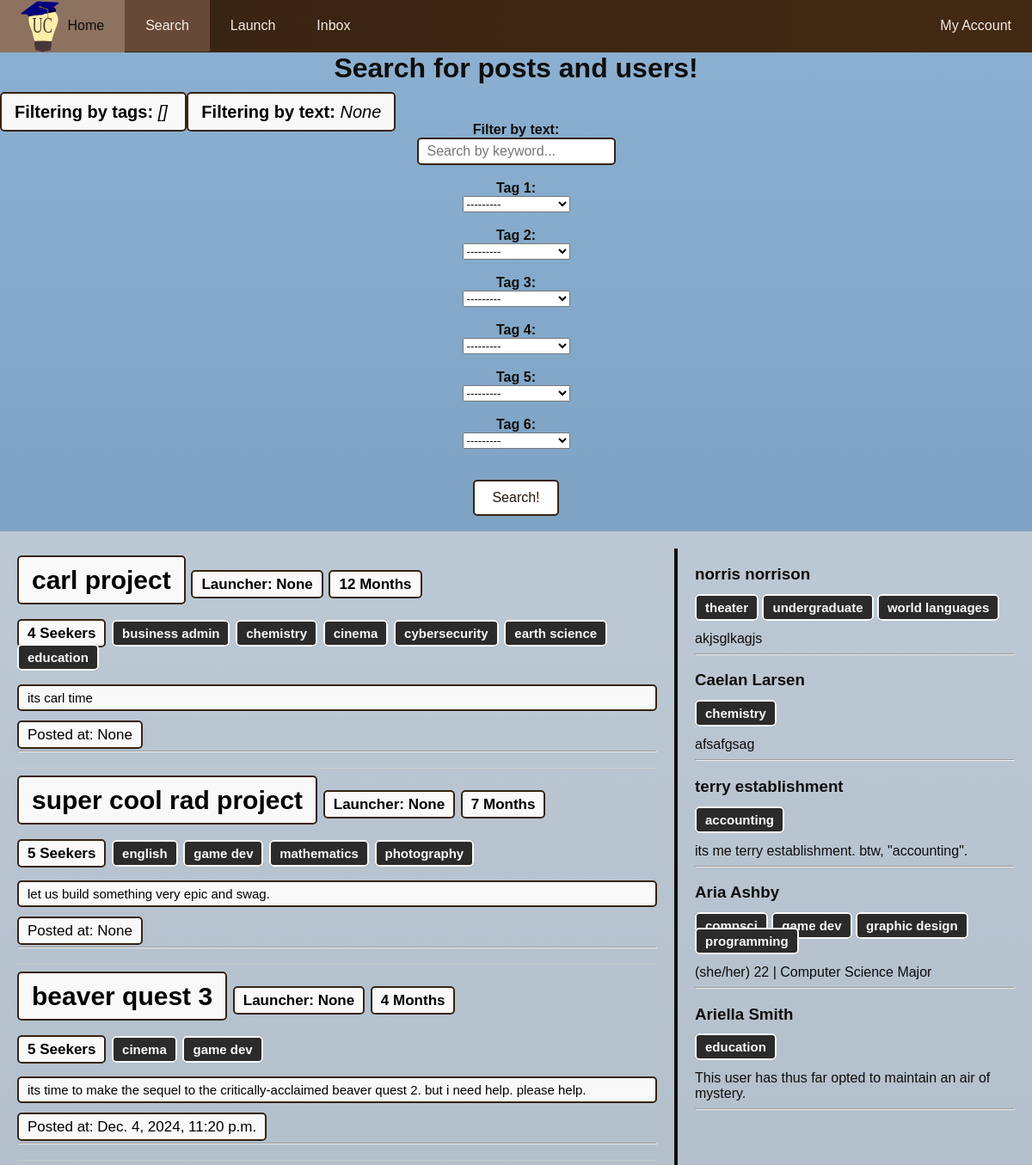
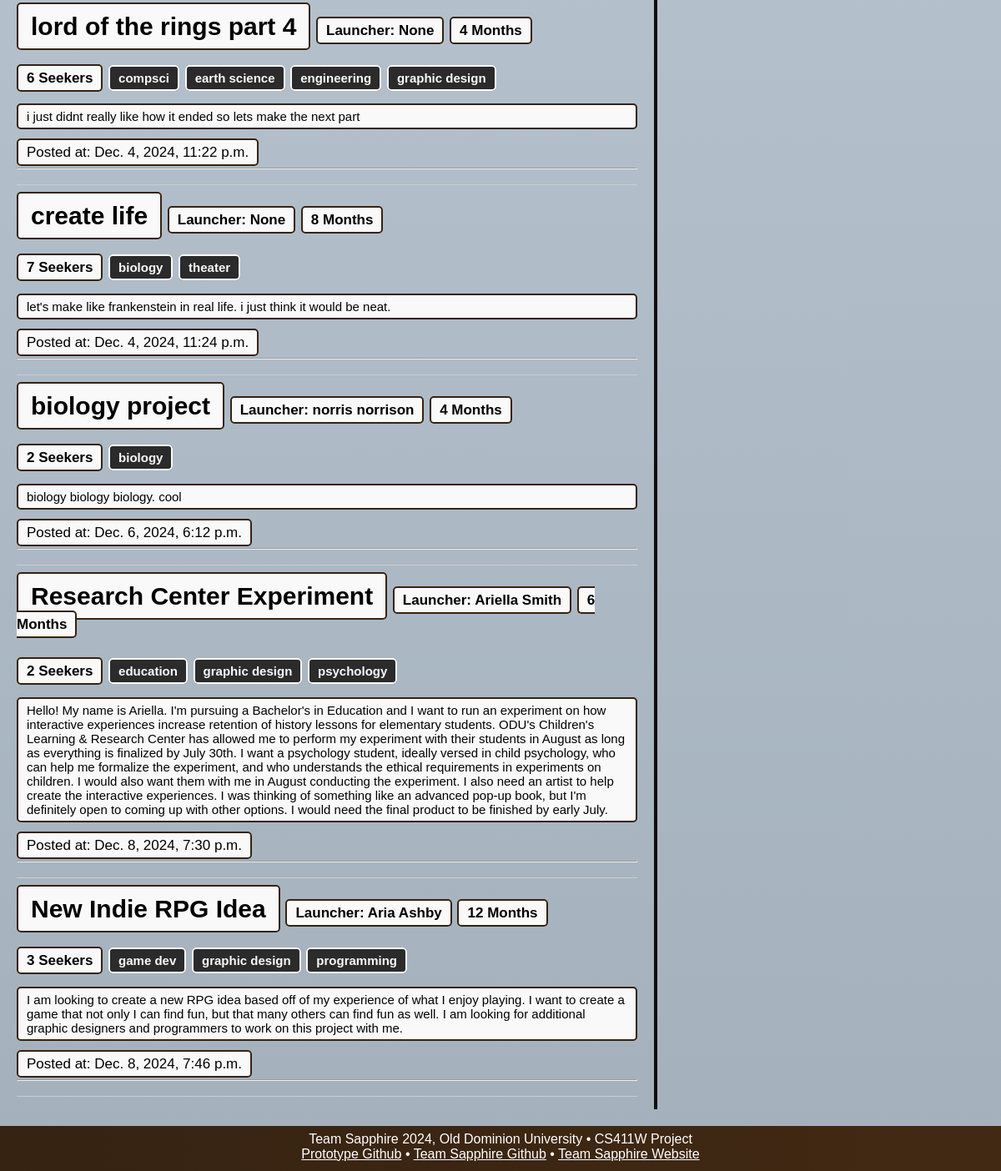
The page /search/ on the database as committed earlier (2 pictures, top to bottom).
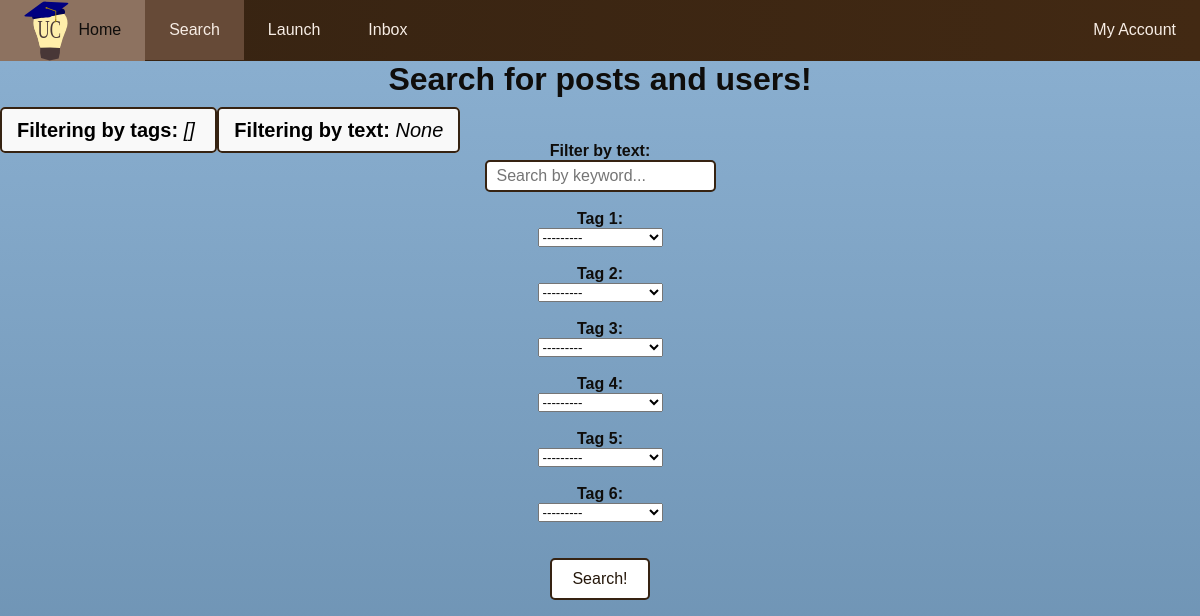
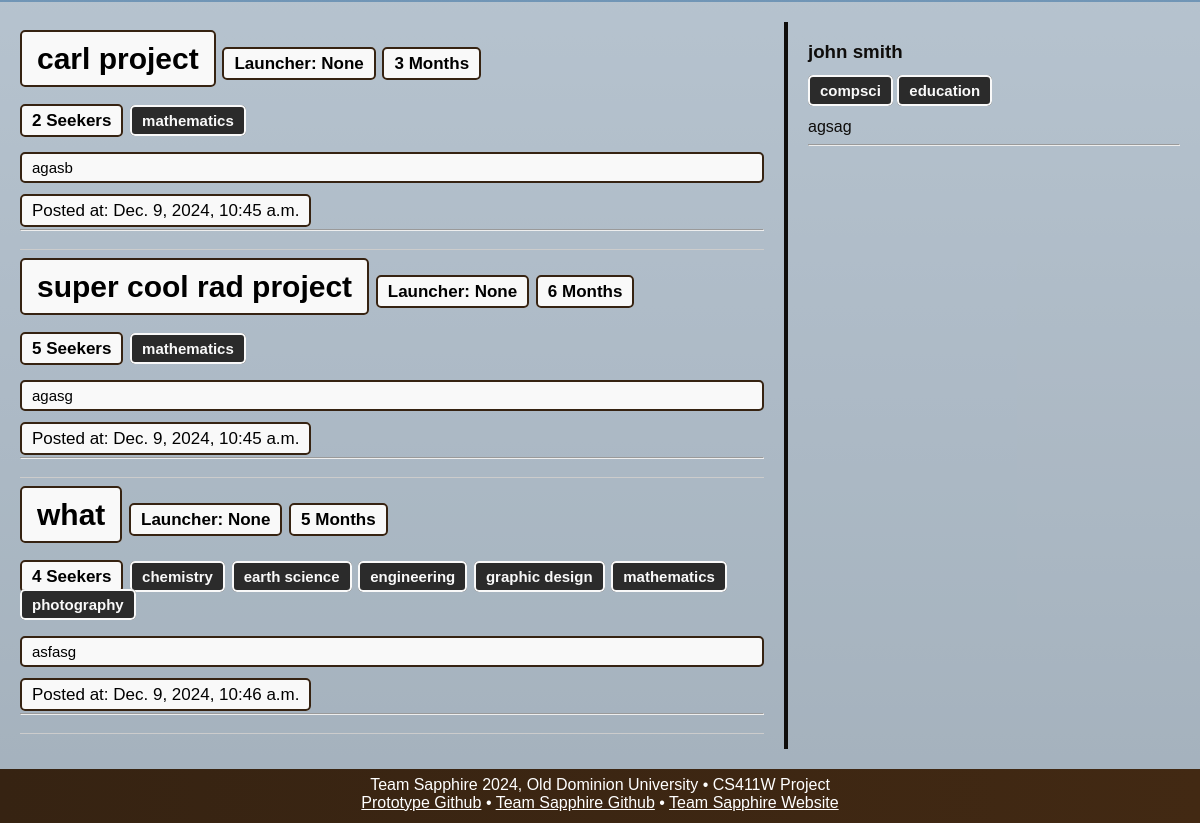
The same page on the database as committed later (2 pictures, top to bottom).
### database/models.py (models this page shows, shortened)
class UserPost(models.Model):  # made this sinfular
    project_name = models.CharField(max_length=30)
    num_required = models.IntegerField()
    project_length = models.IntegerField(default=6) # expected length of the project in months (added for parity with CreatePost form)
    post_body = models.CharField(max_length=4096, default="No post body.")
    author = models.ForeignKey(User, on_delete=models.CASCADE, null=True)
    recency_score = models.IntegerField(default=0)
    publish_datetime = models.DateTimeField(default=timezone.now(), null=True)
    tags = models.ManyToManyField(Tag, max_length=6)

class Tag(
    models.Model
):  # Changed to just "Tag" since it seems we're using a single tag pool for posts/users
    name = models.CharField(max_length=15)
    def __str__(self):
        return self.name

class User(
    models.Model
):  # made this singular because one object does not contain multiple users.
    school_email = models.EmailField()
    password = models.CharField(
        max_length=60
    )  # with authentification does uconnect need to store this??
    first_name = models.CharField(max_length=50, default="First name")
    last_name = models.CharField(max_length=50, default="Last name")
    biography = models.CharField(
        max_length=1000,
        default="This user has thus far opted to maintain an air of mystery.",
    )
    tags = models.ManyToManyField(Tag, max_length=6)
    def __str__(self):
        return self.first_name + " " + self.last_name

### database/views.py (the view)
# urls.py: path('search/', views.search, name="search"),
def search(request):
    posts = UserPost.objects.all()
    users = User.objects.all()
    if request.method == "POST":
        form = FilterForm(request.POST)
        if form.is_valid():
            selected_tags = [
                form.cleaned_data[f'tag_{i}']
                for i in range(1, 7)
                if form.cleaned_data.get(f'tag_{i}')
            ]
            redirect_path = "../search?"
            search_substring = form.cleaned_data['keywords']
            if selected_tags:
                redirect_path += "tags=" + ",".join([tag.name for tag in selected_tags]) # TODO: Doesn't properly handle multiple , maybe fixed
                if search_substring:
                    redirect_path += "&"
            if search_substring:
                redirect_path += "text=" + search_substring
            return HttpResponseRedirect(redirect_path)
        else:
            print("INVALID FORM!")
            print(form.errors)
    else:
        form = FilterForm()
        tags = request.GET.getlist('tags')
        text = request.GET.get('text')
        """if tags:
            scored_posts = []
            scored_users = []

            for post in posts:
                hit_count = 0
                for tag in post.tags.all():
                    if tag.name in(tags):
                        hit_count += 1
                if hit_count >= 1:
                    scored_posts.append((post, hit_count))

            for user in users:
                hit_count = 0
                for tag in user.tags.all():
                    if tag.name in(tags):
                        hit_count += 1
                if hit_count >= 1:
                    scored_users.append((user, hit_count))

            scored_posts.sort(key=lambda x: x[1], reverse=True)
            posts = [p[0] for p in scored_posts]

            scored_users.sort(key=lambda x: x[1], reverse=True)
            users = [u[0] for u in scored_users]

        if text:
            start_posts = posts
            start_users = users

            posts = [p for p in start_posts if text in p.post_body]
            users = [u for u in start_users if text in u.biography]"""
        if tags:
            tag_list = tags[0].split(",")  # Splitting the tag list from query string
            posts = posts.filter(tags__name__in=tag_list).distinct()
            users = users.filter(tags__name__in=tag_list).distinct()
        if text:
            posts = posts.filter(post_body__icontains=text)
            users = users.filter(biography__icontains=text)
    return render(request, 'database/pages/search.html', {
        'form': form,
        'posts': posts,
        'users': users,
        'filter_tags': tags,
        'filter_text': text,
    })

### database/forms.py
class FilterForm(Form):
    keywords = forms.CharField(
        required=False,
        label="Filter by text:",
        widget=forms.TextInput(attrs={'placeholder': 'Search by keyword...'})
    )
    tag_1 = forms.ModelChoiceField(queryset=Tag.objects.all(), required=False, label="Tag 1")
    tag_2 = forms.ModelChoiceField(queryset=Tag.objects.all(), required=False, label="Tag 2")
    tag_3 = forms.ModelChoiceField(queryset=Tag.objects.all(), required=False, label="Tag 3")
    tag_4 = forms.ModelChoiceField(queryset=Tag.objects.all(), required=False, label="Tag 4")
    tag_5 = forms.ModelChoiceField(queryset=Tag.objects.all(), required=False, label="Tag 5")
    tag_6 = forms.ModelChoiceField(queryset=Tag.objects.all(), required=False, label="Tag 6")

### database/templates/database/pages/search.html (shortened to what this page needs)
{% load static %}
<!DOCTYPE html>
<head>
  <link rel="stylesheet" href="{% static '/css/style.css' %}">
</head>
<header>
	<nav><div id="navbar">
			<ul>
				<li><a href="/home"><img src="{% static '/images/logo.svg' %}" alt="logo">Home</a></li>
        <li class="active"><a href="/search">Search</a></li>
				<li><a href="/launch">Launch</a></li>
				<li><a href="/inbox">Inbox</a></li>
        <li style="float:right"><a href="/account">My Account</a></li>
			</ul>
	</div></nav>
        <body>
            <br>
            <h1 style="text-align:center;">Search for posts and users!</h1>
            <body>
              <span class="filter-style"><strong> Filtering by tags: </strong><i>{{ filter_tags }} </i></span>
              <span class="filter-style"><strong> Filtering by text: </strong><i>{{ filter_text }} </i></span>
            </span> </body>
            <tr>
              <form method="post">
                {% for field in form %}
                    <div class="fieldWrapper" style="text-align: center;">
                       <strong> {{ field.label_tag }} </strong><br> {{ field }}
                    </div>
                    <br>
                    {% endfor %}
                    <br>
                    <div class="search-submit-button">
                    <input type = "submit" value="Search!">
                    </div>
                </form>
              <br>
              <div class="scrollable-container">
                <div class="posts-section">
                {% for post in posts %}
                <div class="post">
                <h2>
                <span class="project-name">{{ post.project_name }}</span>
                <span class="post-author">Launcher: {{ post.author }}</span>
                <span class="num-required">{{ post.project_length }} Months</span>
                <br> <br>
                <span class="num-required">{{ post.num_required }} Seekers</span>
                {% for tag in post.tags.all %}
                  <span class="tags-style"><td>{{ tag.name }}</td></span>
                {% endfor %}
                </h2>
              <div class="post-class">
              {{ post.post_body }}
              </div>
              <br>
              <span class="num-required">Posted at: {{ post.publish_datetime }}</span>
               <hr>
                </div>
             {% endfor %}
            </div>
        <div class="divider"></div>
        <div class="users-section">
        </tr>
        {% for user in users %}
        <tr>
            <h3><td>{{ user.first_name }}</td>
            <td>{{ user.last_name }}</td> </h3>
            {% for tag in user.tags.all %}
            <span class="tags-style"><td><strong>{{ tag.name }}</strong></td></span>
            {% endfor %}
            <br><br>
            <td>{{ user.biography }}</td>
        </tr>
        <hr>
        {% endfor %}
            </body>
    <nav><div id="footer">
            Team Sapphire 2024, Old Dominion University • CS411W Project<br>
            <a href="https://github.com/zwasique/F24-Sapphire/tree/main">Prototype Github</a> •
            <a href="https://github.com/clars002/411-UConnect-website">Team Sapphire Github</a> •
            <a href="https://clars002.github.io/411-UConnect-website/">Team Sapphire Website</a>
    </div></nav>
</header>

Rows that differ between the two databases and show on the page:
no longer on this page (row unchanged): Tag: name "game dev"
removed UserPost: project_name "lord of the rings part 4", author "None", project_length "4", num_required "6", post_body "i just didnt really like how it ended so lets make the next part", publish_datetime "Dec. 4, 2024, 11:22 p.m.", Tag (name "compsci"), Tag (name "earth science"), Tag (name "engineering"), Tag (name "graphic design")
removed UserPost: project_name "create life", author "None", project_length "8", num_required "7", post_body "let's make like frankenstein in real life. i just think it would be neat.", publish_datetime "Dec. 4, 2024, 11:24 p.m."
no longer on this page (row unchanged): Tag: name "biology"
no longer on this page (row unchanged): Tag: name "theater"
removed UserPost: project_name "biology project", author "norris norrison", project_length "4", num_required "2", post_body "biology biology biology. cool", publish_datetime "Dec. 6, 2024, 6:12 p.m."
removed UserPost: project_name "Research Center Experiment", author "Ariella Smith", project_length "6", num_required "2", post_body "Hello! My name is Ariella. I'm pursuing a Bachelor's in Education and I want to run an experiment on how interactive experiences increase retention of history lessons for elementary students. ODU's Children's Learning & Research Center has allowed me to perform my experiment with their students in August as long as everything is finalized by July 30th. I want a psychology student, ideally versed in child psychology, who can help me formalize the experiment, and who understands the ethical requirements in experiments on children. I would also want them with me in August conducting the experiment. I also need an artist to help create the interactive experiences. I was thinking of something…", publish_datetime "Dec. 8, 2024, 7:30 p.m.", Tag (name "education"), Tag (name "graphic design")
no longer on this page (row unchanged): Tag: name "psychology", shown under "Research Center Experiment"
removed UserPost: project_name "New Indie RPG Idea", author "Aria Ashby", project_length "12", num_required "3", post_body "I am looking to create a new RPG idea based off of my experience of what I enjoy playing. I want to create a game that not only I can find fun, but that many others can find fun as well. I am looking for additional graphic designers and programmers to work on this project with me.", publish_datetime "Dec. 8, 2024, 7:46 p.m.", Tag (name "graphic design")
no longer on this page (row unchanged): Tag: name "programming"
removed User: first_name "Caelan", last_name "Larsen", biography "afsafgsag", Tag (name "chemistry")
removed User: first_name "terry", last_name "establishment", biography "its me terry establishment. btw, \"accounting\"."
no longer on this page (row unchanged): Tag: name "accounting", shown under "terry"
removed User: first_name "Aria", last_name "Ashby", biography "(she/her) 22 | Computer Science Major", Tag (name "compsci"), Tag (name "graphic design")
removed User: first_name "Ariella", last_name "Smith", biography "This user has thus far opted to maintain an air of mystery.", Tag (name "education")
changed UserPost "carl project": loses Tag (name "business admin"); loses Tag (name "cinema"); loses Tag (name "cybersecurity"); project_length "12" → "3"; num_required "4" → "2"; gains Tag (name "mathematics"); post_body "its carl time" → "agasb"; publish_datetime "None" → "Dec. 9, 2024, 10:45 a.m."; loses Tag (name "chemistry"); loses Tag (name "earth science"); loses Tag (name "education")
changed UserPost "super cool rad project": loses Tag (name "english"); project_length "7" → "6"; post_body "let us build something very epic and swag." → "agasg"; publish_datetime "None" → "Dec. 9, 2024, 10:45 a.m."; loses Tag (name "photography")
changed UserPost: loses Tag (name "cinema"); project_name "beaver quest 3" → "what"; project_length "4" → "5"; num_required "5" → "4"; gains Tag (name "chemistry"); gains Tag (name "earth science"); gains Tag (name "engineering"); gains Tag (name "graphic design"); gains Tag (name "mathematics"); gains Tag (name "photography"); post_body "its time to make the sequel to the critically-acclaimed beaver quest 2. but i need help. please help." → "asfasg"; publish_datetime "Dec. 4, 2024, 11:20 p.m." → "Dec. 9, 2024, 10:46 a.m."
changed User: loses Tag (name "undergraduate"); loses Tag (name "world languages"); first_name "norris" → "john"; last_name "norrison" → "smith"; gains Tag (name "compsci"); gains Tag (name "education"); biography "akjsglkagjs" → "agsag"
